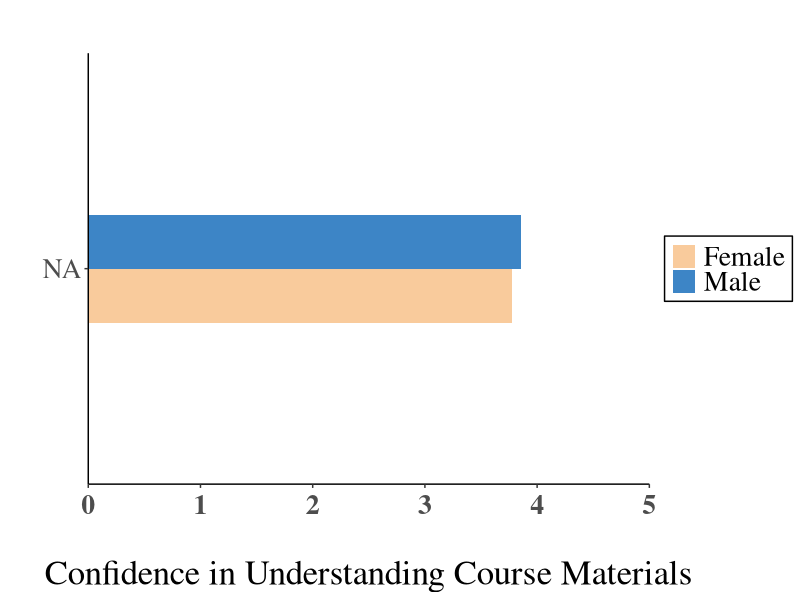
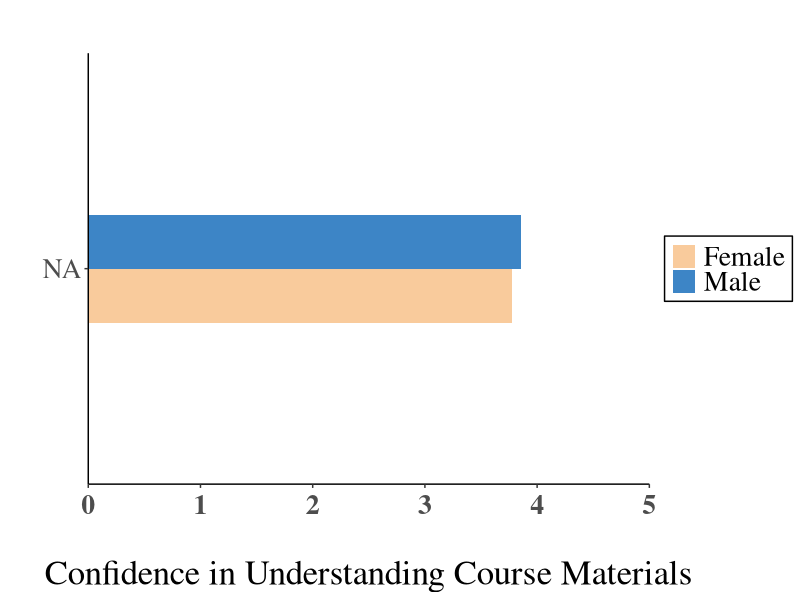

Recreate these plots in R, in order.
library(ggplot2) #for ggplot use plotting
library(reshape) #for combining multiple variables
raw<-read.csv("SampleData.csv", sep=",") #Reads the data in each comma
mm<- melt(raw,id="Person") #Formats the data frame to rely on Person as Y axis

# for switching the order of variables present in the plot
mm$Person<-factor(mm$Person, levels=c("Experiment","Control"))
# pass in our Data Frame var mm and feed which data to graph
p<- ggplot(mm, aes(x=Person,y=value, group=variable)) 
p<- p + geom_bar(width=.3,aes(fill=variable),stat = "identity", position="dodge")
p<- p + scale_fill_manual("legend", labels=c("Female", "Male"),values = c("G1" = "#f9cb9c", "G2" = "#3d85c6"))
p<- p + labs(title="")
p<- p + xlab("")
p<- p + ylab("Confidence in Understanding Course Materials")
p<- p + theme(panel.background=element_blank(), axis.line.x = element_line(color = "black"), axis.line.y = element_line(color="black"), text=element_text(size=25, family = "Times"))
p<- p + theme(legend.title=element_blank(), legend.background=element_rect(color = "black"), axis.text.x = element_text(face = "bold", margin = margin(5,0,0,0)), axis.title.x=element_text(margin = margin(30,0,0,0)))
p<- p + scale_y_continuous(limit=c(0,5), expand = c(0,0))
p <- p + coord_flip()
p
ggsave(filename = "assignment.pdf", plot = last_plot(), width=210,height=297,units="mm")
